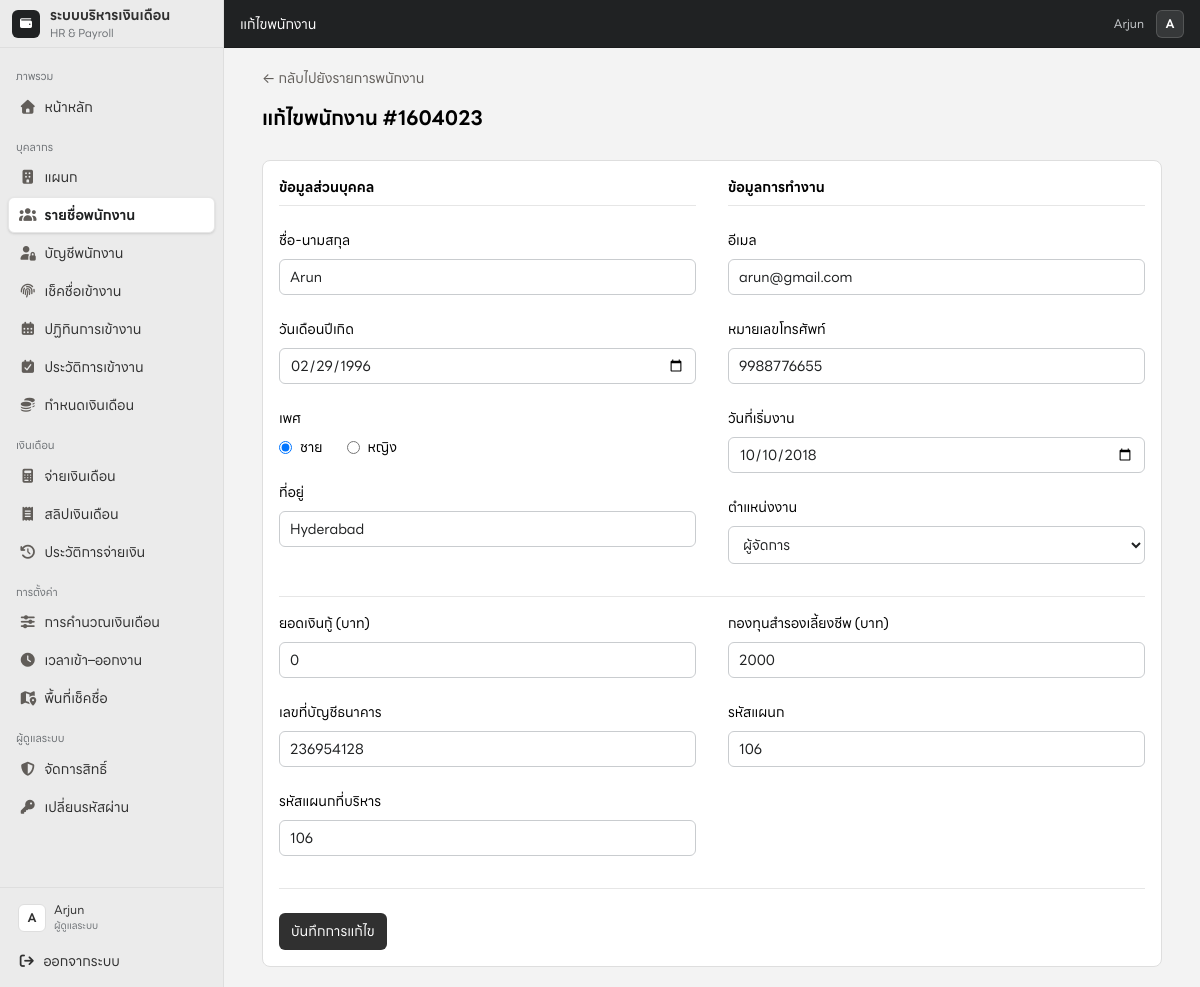
/employee/update?id=1604023 (signed in), run on the app's committed database.
### tables this page shows
CREATE TABLE IF NOT EXISTS `employee` (
  `Employee_id` int(11) NOT NULL,
  `Name` varchar(200) NOT NULL,
  `Address` varchar(200) NOT NULL,
  `Phone_no` varchar(15) DEFAULT NULL,
  `Email` varchar(50) DEFAULT NULL,
  `Start_date` date NOT NULL,
  `dob` date NOT NULL,
  `gender` varchar(15) NOT NULL,
  `loan` int(11) NOT NULL,
  `p_fund` int(11) NOT NULL,
  `jobtitle` varchar(50) NOT NULL,
  `Depart_id` int(11) NOT NULL,
  `managesDepart_id` int(11) DEFAULT NULL,
  `bank_accno` int(11) DEFAULT NULL,
  PRIMARY KEY (`Employee_id`),
  UNIQUE KEY `Phone_no` (`Phone_no`),
  UNIQUE KEY `Email` (`Email`),
  UNIQUE KEY `bank_accno` (`bank_accno`),
  KEY `employee_ibfk_1` (`Depart_id`),
  KEY `employee_ibfk_2` (`managesDepart_id`),
  KEY `employee_ibfk_3` (`jobtitle`),
  CONSTRAINT `employee_ibfk_1` FOREIGN KEY (`Depart_id`) REFERENCES `department` (`Depart_id`),
  CONSTRAINT `employee_ibfk_2` FOREIGN KEY (`managesDepart_id`) REFERENCES `department` (`Depart_id`),
  CONSTRAINT `employee_ibfk_3` FOREIGN KEY (`jobtitle`) REFERENCES `job` (`Job_Title`)
);

### pages/employee_update.php (the view, shortened to what this page needs)
<?php
require_once __DIR__ . '/../lib/db.php';
$id = isset($_GET['id']) ? mysqli_real_escape_string($connection, $_GET['id']) : mysqli_real_escape_string($connection, $_POST['empid']);
$rec = mysqli_query($connection, "SELECT * FROM employee WHERE Employee_id='$id'");
$employee = mysqli_fetch_assoc($rec);
?>
<div class="w-full max-w-[900px] mx-auto">
    <div class="mb-5 sm:mb-7">
        <a href="/employee" class="text-[#615d59] hover:text-[#000000] text-[15px] inline-flex items-center mb-4 transition-colors">
            <span class="sm:hidden">&larr; พนักงาน</span><span class="hidden sm:inline">&larr; กลับไปยังรายการพนักงาน</span>
        </a>
        <h1 class="text-[22px] sm:text-[26px] font-bold text-[#000000] tracking-[-0.625px] break-words">แก้ไขพนักงาน #<?= htmlspecialchars($id) ?></h1>
    </div>
    <div class="bg-[#ffffff] rounded-[12px] border border-[#e6e6e6] p-4 sm:p-6 lg:p-8">
        <form method="post" action="/employee/update" class="space-y-6 lg:space-y-8">
            <div class="grid grid-cols-1 md:grid-cols-2 gap-x-6 lg:gap-x-8 gap-y-5 lg:gap-y-6">
                <div class="space-y-6">
                    <h3 class="text-[16px] font-semibold text-[#000000] border-b border-[#e6e6e6] pb-2">ข้อมูลส่วนบุคคล</h3>
                    <div>
                        <label class="block text-[15px] font-medium text-[#000000] mb-2">ชื่อ-นามสกุล</label>
                        <input type="text" name="name" value="<?= htmlspecialchars($employee['Name']) ?>" required class="block w-full px-[6px] py-[6px] bg-[#ffffff] border border-[#e6e6e6] rounded-[4px] text-[15px] text-[#000000] focus:outline-none focus:border-[#0075de]">
                    </div>
                    <div>
                        <label class="block text-[15px] font-medium text-[#000000] mb-2">วันเดือนปีเกิด</label>
                        <input type="date" name="dob" value="<?= htmlspecialchars($employee['dob']) ?>" required class="block w-full px-[6px] py-[6px] bg-[#ffffff] border border-[#e6e6e6] rounded-[4px] text-[15px] text-[#000000] focus:outline-none focus:border-[#0075de]">
                    </div>
                    <div>
                        <label class="block text-[15px] font-medium text-[#000000] mb-2">เพศ</label>
                        <div class="flex items-center space-x-6">
                            <label class="flex items-center">
                                <input type="radio" name="gender" value="male" <?= $employee['gender'] === 'male' ? 'checked' : '' ?> class="text-[#0075de]">
                                <span class="ml-2 text-[15px] text-[#000000]">ชาย</span>
                            </label>
                            <label class="flex items-center">
                                <input type="radio" name="gender" value="female" <?= $employee['gender'] === 'female' ? 'checked' : '' ?> class="text-[#0075de]">
                                <span class="ml-2 text-[15px] text-[#000000]">หญิง</span>
                            </label>
                        </div>
                    </div>
                    <div>
                        <label class="block text-[15px] font-medium text-[#000000] mb-2">ที่อยู่</label>
                        <input type="text" name="address" value="<?= htmlspecialchars($employee['Address']) ?>" required class="block w-full px-[6px] py-[6px] bg-[#ffffff] border border-[#e6e6e6] rounded-[4px] text-[15px] text-[#000000] focus:outline-none focus:border-[#0075de]">
                    </div>
                </div>
                <div class="space-y-6">
                    <h3 class="text-[16px] font-semibold text-[#000000] border-b border-[#e6e6e6] pb-2">ข้อมูลการทำงาน</h3>
                    <div>
                        <label class="block text-[15px] font-medium text-[#000000] mb-2">อีเมล</label>
                        <input type="email" name="email" value="<?= htmlspecialchars($employee['Email']) ?>" required class="block w-full px-[6px] py-[6px] bg-[#ffffff] border border-[#e6e6e6] rounded-[4px] text-[15px] text-[#000000] focus:outline-none focus:border-[#0075de]">
                    </div>
                    <div>
                        <label class="block text-[15px] font-medium text-[#000000] mb-2">หมายเลขโทรศัพท์</label>
                        <input type="text" name="phone" value="<?= htmlspecialchars($employee['Phone_no']) ?>" required class="block w-full px-[6px] py-[6px] bg-[#ffffff] border border-[#e6e6e6] rounded-[4px] text-[15px] text-[#000000] focus:outline-none focus:border-[#0075de]">
                    </div>
                    <div>
                        <label class="block text-[15px] font-medium text-[#000000] mb-2">วันที่เริ่มงาน</label>
                        <input type="date" name="sdate" value="<?= htmlspecialchars($employee['Start_date']) ?>" required class="block w-full px-[6px] py-[6px] bg-[#ffffff] border border-[#e6e6e6] rounded-[4px] text-[15px] text-[#000000] focus:outline-none focus:border-[#0075de]">
                    </div>
                    <div>
                        <label class="block text-[15px] font-medium text-[#000000] mb-2">ตำแหน่งงาน</label>
                        <select name="jobtitle" required class="block w-full px-[6px] py-[6px] bg-[#ffffff] border border-[#e6e6e6] rounded-[4px] text-[15px] text-[#000000] focus:outline-none focus:border-[#0075de]">
                            <option value="manager" <?= $employee['jobtitle'] === 'manager' ? 'selected' : '' ?>>ผู้จัดการ</option>
                        </select>
                    </div>
                </div>
            </div>
            <div class="grid grid-cols-1 md:grid-cols-2 gap-x-6 lg:gap-x-8 gap-y-5 lg:gap-y-6 pt-4 border-t border-[#e6e6e6]">
                <div>
                    <label class="block text-[15px] font-medium text-[#000000] mb-2">ยอดเงินกู้ (บาท)</label>
                    <input type="number" name="loan" value="<?= htmlspecialchars($employee['loan']) ?>" required class="block w-full px-[6px] py-[6px] bg-[#ffffff] border border-[#e6e6e6] rounded-[4px] text-[15px] text-[#000000] focus:outline-none focus:border-[#0075de]">
                </div>
                <div>
                    <label class="block text-[15px] font-medium text-[#000000] mb-2">กองทุนสำรองเลี้ยงชีพ (บาท)</label>
                    <input type="number" name="pfund" value="<?= htmlspecialchars($employee['p_fund']) ?>" required class="block w-full px-[6px] py-[6px] bg-[#ffffff] border border-[#e6e6e6] rounded-[4px] text-[15px] text-[#000000] focus:outline-none focus:border-[#0075de]">
                </div>
                <div>
                    <label class="block text-[15px] font-medium text-[#000000] mb-2">เลขที่บัญชีธนาคาร</label>
                    <input type="number" name="bacc" value="<?= htmlspecialchars($employee['bank_accno']) ?>" required class="block w-full px-[6px] py-[6px] bg-[#ffffff] border border-[#e6e6e6] rounded-[4px] text-[15px] text-[#000000] focus:outline-none focus:border-[#0075de]">
                </div>
                <div>
                    <label class="block text-[15px] font-medium text-[#000000] mb-2">รหัสแผนก</label>
                    <input type="number" name="depid" value="<?= htmlspecialchars($employee['Depart_id']) ?>" required class="block w-full px-[6px] py-[6px] bg-[#ffffff] border border-[#e6e6e6] rounded-[4px] text-[15px] text-[#000000] focus:outline-none focus:border-[#0075de]">
                </div>
                <div>
                    <label class="block text-[15px] font-medium text-[#000000] mb-2">รหัสแผนกที่บริหาร</label>
                    <input type="number" name="manid" value="<?= htmlspecialchars($employee['managesDepart_id']) ?>" class="block w-full px-[6px] py-[6px] bg-[#ffffff] border border-[#e6e6e6] rounded-[4px] text-[15px] text-[#000000] focus:outline-none focus:border-[#0075de]">
                </div>
            </div>
            <div class="pt-6 border-t border-[#e6e6e6]">
                <button type="submit" data-loading-text="กำลังบันทึก..." class="w-full sm:w-auto bg-[#0075de] text-[#ffffff] rounded-[8px] py-2 px-6 text-[16px] font-medium hover:bg-[#005bab] transition-colors focus:outline-none">
                    บันทึกการแก้ไข
                </button>
            </div>
        </form>
    </div>
</div>

### index.php (shortened to what this page needs)
<?php
$routes = [
    '/'                     => __DIR__ . '/pages/home.php',
    '/login'                => __DIR__ . '/pages/login.php',
    '/logout'               => __DIR__ . '/pages/logout.php',
    '/department'           => __DIR__ . '/pages/department.php',
    '/department/add'       => __DIR__ . '/pages/department_add.php',
    '/department/delete'    => __DIR__ . '/pages/department_delete.php',
    '/employee'             => __DIR__ . '/pages/employee.php',
    '/employee/add'         => __DIR__ . '/pages/employee_add.php',
    '/employee/update'      => __DIR__ . '/pages/employee_update.php',
    '/employee/delete'      => __DIR__ . '/pages/employee_delete.php',
    '/employee/setsalary'   => __DIR__ . '/pages/employee_setsalary.php',
    '/employee/payment'     => __DIR__ . '/pages/employee_payment.php',
    '/employee/payslip'     => __DIR__ . '/pages/employee_payslip.php',
    '/employee/payhistory'  => __DIR__ . '/pages/employee_payhistory.php',
    '/employee/accounts'    => __DIR__ . '/pages/employee_accounts.php',
    '/attendance'           => __DIR__ . '/pages/attendance.php',
    '/attendance/calendar'  => __DIR__ . '/pages/attendance_calendar.php',
    '/attendance/history'   => __DIR__ . '/pages/attendance_history.php',
    '/settings/payroll'     => __DIR__ . '/pages/payroll_settings.php',
    '/settings/attendance'  => __DIR__ . '/pages/attendance_settings.php',
    '/settings/attendance/location' => __DIR__ . '/pages/attendance_location_settings.php',
    '/admin/accounts'       => __DIR__ . '/pages/admin_accounts.php',
    '/admin/accounts/delete'=> __DIR__ . '/pages/admin_accounts_delete.php',
    '/admin/password'       => __DIR__ . '/pages/admin_password.php',
    '/me'                   => __DIR__ . '/pages/me.php',
    '/me/attendance'        => __DIR__ . '/pages/me_attendance.php',
    '/me/payhistory'        => __DIR__ . '/pages/me_payhistory.php',
    '/me/password'          => __DIR__ . '/pages/me_password.php',
];
$path = parse_url($_SERVER['REQUEST_URI'], PHP_URL_PATH);
$path = rtrim($path, '/');
foreach ($routes as $route => $file) {
    if ($path === $route) {
        require $file;
        require __DIR__ . '/layouts/app.php';
        exit;
    }
}
require __DIR__ . '/layouts/app.php';

### layouts/app.php (style rules this page uses)
body { font-family: 'LINESeedSansTH', ui-sans-serif, system-ui, -apple-system, BlinkMacSystemFont, 'Segoe UI', Roboto, 'Helvetica Neue', Arial, sans-serif !important; }
main form input:not([type="radio"]):not([type="checkbox"]):not([type="hidden"]), main form select, main form textarea { max-width: 100%; min-height: 44px; padding: 8px 12px; border-radius: 7px; font-family: inherit; }
main form button[type="submit"] { min-height: 44px; }

### data on the page
employee: name "Arun", dob "02/29/1996", gender "☑ ชาย", gender "☐ หญิง", address "Hyderabad", email "arun@gmail.com", phone "9988776655", sdate "10/10/2018", jobtitle "ผู้จัดการ", loan "0", pfund "2000", bacc "236954128", depid "106", manid "106"

### other printed values
$currentSection "ภาพรวม"
$item['label'] "หน้าหลัก"
$currentSection "บุคลากร"
$item['label'] "แผนก"
$item['label'] "รายชื่อพนักงาน"
$item['label'] "บัญชีพนักงาน"
$item['label'] "เช็คชื่อเข้างาน"
$item['label'] "ปฏิทินการเข้างาน"
$item['label'] "ประวัติการเข้างาน"
$item['label'] "กำหนดเงินเดือน"
$currentSection "เงินเดือน"
$item['label'] "จ่ายเงินเดือน"
$item['label'] "สลิปเงินเดือน"
$item['label'] "ประวัติการจ่ายเงิน"
$currentSection "การตั้งค่า"
